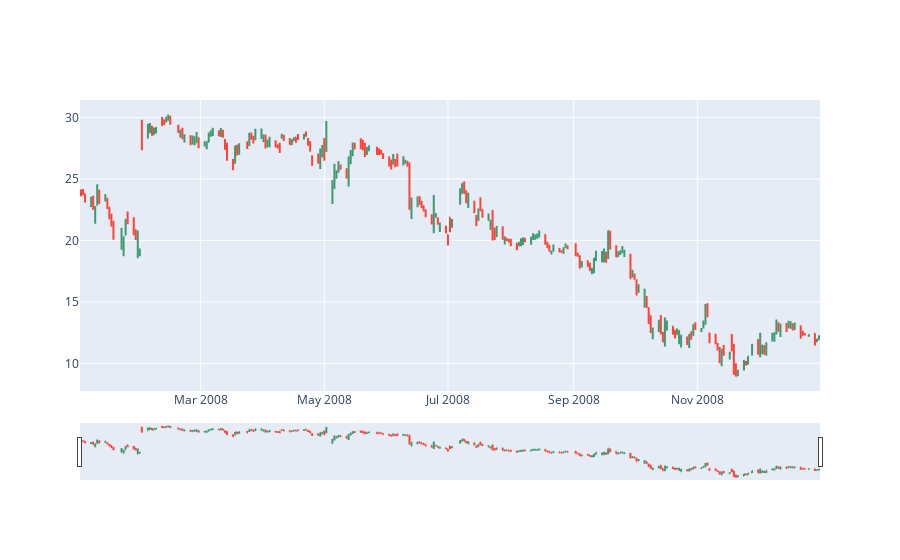

Write notebook code for a chart like this one.
### Code cell
# open high low close charts
AABA_ohlc_2008 = go.Ohlc(x= AABA["2008"].index,
                    open = AABA["2008"].Open,
                    high = AABA["2008"].High,
                    low = AABA["2008"].Low,
                    close = AABA["2008"].Close)
iplot([AABA_ohlc_2008])
#  high and low = length of line
# open and close; left tick = open, right tick = close
# red = bearish, the closing price is lower than opening
# green = bullish, the closing price is higher than opening

### Figure 1 — Plotly figure (JSON) as saved in the notebook; plotly's stock layout.template omitted (floating-point values rounded to 4 significant figures; data arrays with more than 128 entries replaced by an {"elided": "..."} marker saying what was removed)
{"data": [{"close": {"elided": "253 float values"}, "high": {"elided": "253 float values"}, "low": {"elided": "253 float values"}, "open": {"elided": "253 float values"}, "type": "ohlc", "x": {"elided": "253 str values"}}], "layout": {}}
